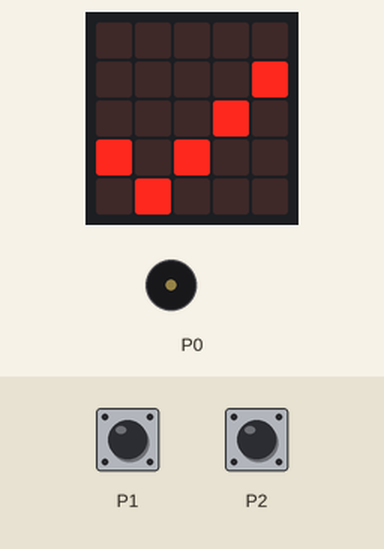
A program run on a simulated BBC micro:bit (MakeCode). Shown: the board's 5×5 LED display, buzzer (waves = sounding). The test bench sets the inputs (shaded band). Random numbers come from a fixed seed.

Above: at 5.2 s.
5.3 s: touch pin P1 pressed for 0.15 s
At 6.4 s:
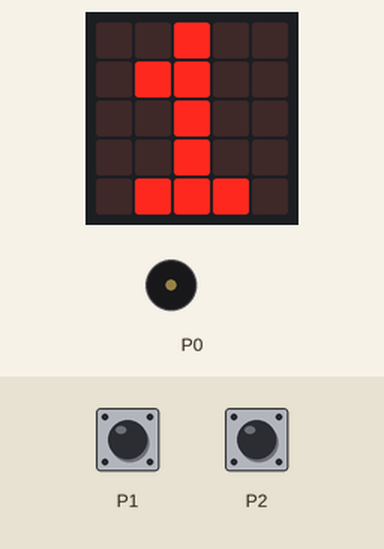
At 6.9 s:
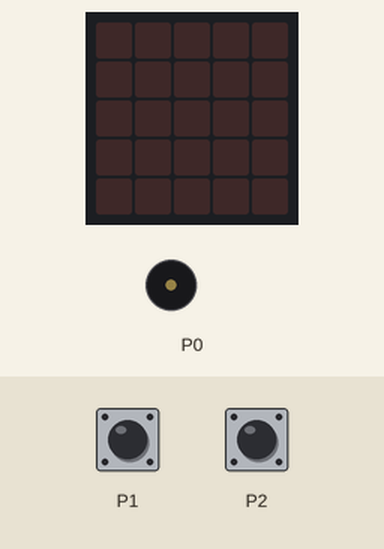
Timing chart, 0 to 8.4 s (numbered marks = the images above; inputs shaded):
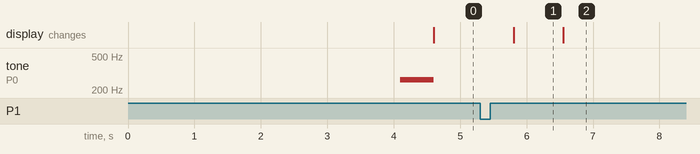

Measured:
- after the input at 5.3 s, the display: changes after 0.51 s (image 1)
- what the display in image 1 shows lasts 0.8 s, from 5.8 s to 6.6 s

The program:

main.ts
```typescript
pins.touchSetMode(TouchTarget.P1, TouchTargetMode.Capacitive)
pins.touchSetMode(TouchTarget.P2, TouchTargetMode.Capacitive)
let is_pin1 = input.pinIsPressed(TouchPin.P1)
let is_pin2 = input.pinIsPressed(TouchPin.P2)
let hrac1 = false
let hrac2 = false
let zahajeni = false
let lze_ukazovat = false
let podvod1 = false
let podvod2 = false
input.onPinPressed(TouchPin.P1, function on_pin_pressed_p1() {

    hrac1 = true
})
input.onPinPressed(TouchPin.P2, function on_pin_pressed_p2() {

    hrac2 = true
})
forever(function cast_hry() {

    basic.clearScreen()
    basic.pause(randint(3000, 10000))
    lze_ukazovat = true
    zahajeni = true
    music.playMelody("C", 120)
    while (zahajeni == true && hrac1 == false && hrac2 == false) {
        basic.showIcon(IconNames.Yes)
    }
    pause(3000)
})
forever(function vyhodnocovani() {

    if (zahajeni == false && hrac1 == true) {
        podvod1 = true
    } else if (zahajeni == false && hrac2 == true) {
        podvod2 = true
    } else if (zahajeni == true && podvod1 == true && podvod2 == true) {
        basic.showString("C")
        restart()
    } else if (zahajeni == true && podvod1 == true) {
        basic.showString("B")
        restart()
    } else if (zahajeni == true && podvod2 == true) {
        basic.showString("A")
        restart()
    } else if (zahajeni == true && hrac1 == true) {
        basic.showString("1")
        restart()
    } else if (zahajeni == true && hrac2 == true) {
        basic.showString("2")
        restart()
    } else if (zahajeni == true && hrac1 == true && hrac2 == true) {
        basic.showString("R")
        restart()
    }

})
function restart() {

    zahajeni = false
    hrac1 = false
    hrac2 = false
    podvod1 = false
    podvod2 = false
    basic.clearScreen()
}
```

test.ts
```typescript
// Tady jsou testy. Při použití tohoto balíčku jako rozšíření nebude zkompilováno.
```
